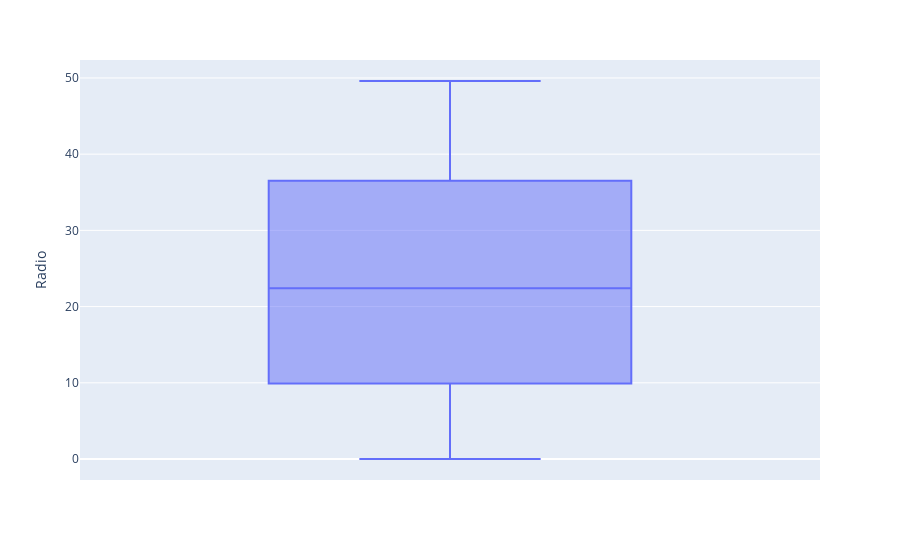

The notebook cell saved with this chart:
### Code cell
fig2 = px.box(df , y=df['Radio'])
fig2.show()

### Figure 1 — Plotly figure (JSON) as saved in the notebook; plotly's stock layout.template omitted (floating-point values rounded to 4 significant figures; data arrays with more than 128 entries replaced by an {"elided": "..."} marker saying what was removed)
{"data": [{"alignmentgroup": "True", "hovertemplate": "Radio=%{y}<extra></extra>", "legendgroup": "", "marker": {"color": "#636efa"}, "name": "", "notched": false, "offsetgroup": "", "orientation": "v", "showlegend": false, "type": "box", "x0": " ", "xaxis": "x", "y": {"elided": "198 float values"}, "y0": " ", "yaxis": "y"}], "layout": {"boxmode": "group", "legend": {"tracegroupgap": 0}, "margin": {"t": 60}, "xaxis": {"anchor": "y", "domain": [0, 1]}, "yaxis": {"anchor": "x", "domain": [0, 1], "title": {"text": "Radio"}}}}
